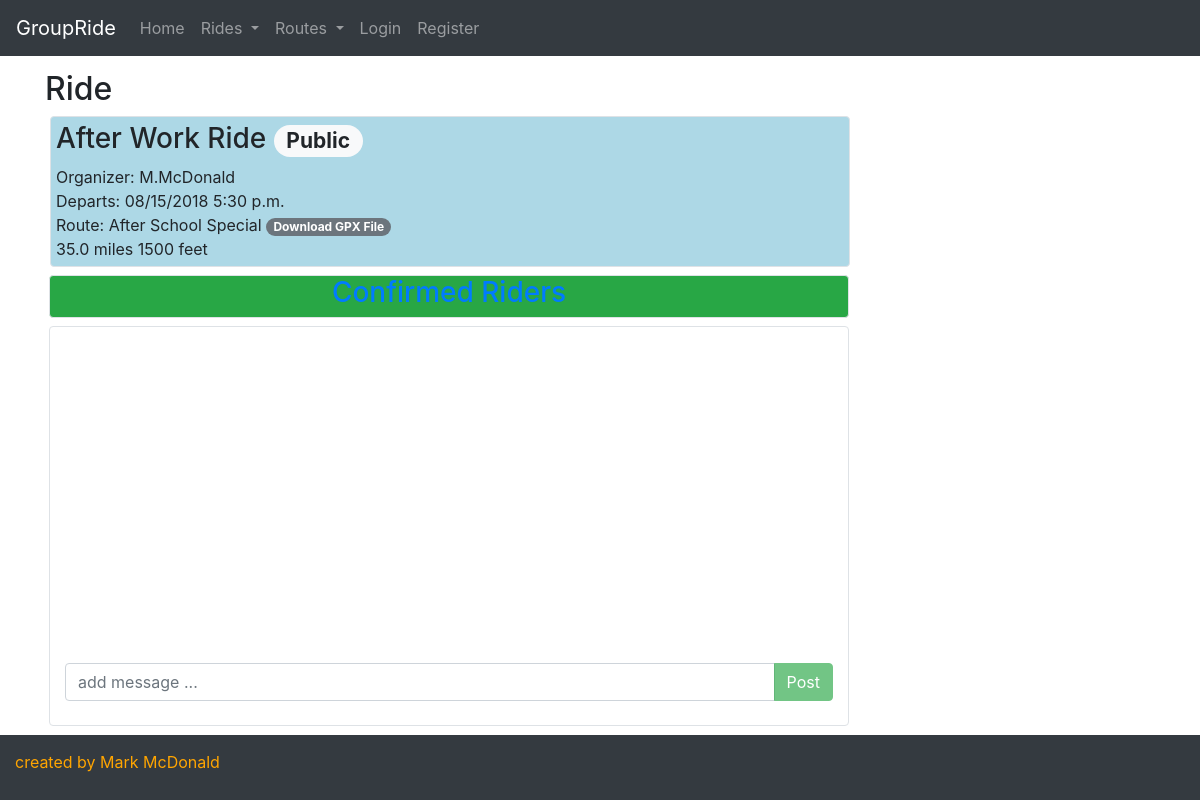
Screenshot of /ride/23 with the database file from the repository.
### groupride/models.py (models this page shows, shortened)
class Ride(models.Model):
    created_by = models.ForeignKey(User, on_delete = models.SET_NULL, blank = True, null = True, related_name = "created_rides")
    created_on = models.DateTimeField(auto_now_add = True, editable = False, blank = False)
    ride_name = models.CharField(max_length = 256, blank = True, null = True)
    ride_date = models.DateTimeField(editable = True, blank = False, null = False)
    private = models.BooleanField(default = False)
    route = models.ForeignKey(Route, on_delete = models.SET_NULL, blank = True, null = True, related_name = "rides")
    confirmed_riders = models.ManyToManyField(User, related_name = "confirmed_ride")
    invited_riders = models.ManyToManyField(User, related_name = "invited_ride")
    comments = models.ManyToManyField(Comment, blank = True)

class Route(models.Model):
    created_by = models.ForeignKey(User, on_delete = models.SET_NULL, blank = True, null = True, related_name = "created_routes")
    created_on = models.DateTimeField(auto_now_add = True, editable = False, blank = False)
    route_name = models.CharField(max_length = 256, blank = True, null = True)
    miles = models.DecimalField(max_digits = 6, decimal_places = 1, blank = True, null = True)
    vertical_feet = models.IntegerField(blank = True, null = True)
    origin = models.CharField(max_length = 64, blank = True, null = True)
    reviews = models.ManyToManyField(Review, blank = True)
    gpxfile = models.FileField(blank = True, null = True)

### groupride/views.py (the view)
# urls.py: path("ride/<int:ride_id>", views.ride, name="ride"),
def ride(request,ride_id):
    ride = Ride.objects.get(pk = ride_id)
    context = {
        "ride": ride,
    }
    return render(request, "groupride/ride.html", context)

### groupride/templates/groupride/ride.html (shortened to what this page needs)
{% extends 'groupride/template.html' %}
{% block body %}
  <div class="container">
    <h2>Ride</h2>
    {% if ride.private is True and user not in ride.invited_riders.all %}
      <div class="alert alert-danger">This is a private ride.</div>
      <script>
        var early_exit = true;
      </script>
    {% else %}
      <div class="ride_header border rounded" style="min-width: 20rem; max-width: 50rem">
        <div>
          <h3>{{ride.ride_name}}
            {% if ride.private is True %}
              <span class="badge badge-pill badge-warning">Private</span>
            {% else %}
              <span class="badge badge-pill badge-light">Public</span>
            {% endif %}
          </h3>
          <div>Organizer: {{ride.created_by.first_name|slice:":1" }}.{{ride.created_by.last_name}} </div>
        </div>
        <div>
          <span class="">Departs: {{ ride.ride_date|date:"SHORT_DATE_FORMAT" }} {{ ride.ride_date|time:"TIME_FORMAT" }} </span>
        </div>
        <div>Route: {{ride.route.route_name}}
          {% if ride.route.gpxfile %}
          <a href={{ride.route.gpxfile}} download>
            <span class="badge badge-pill badge-secondary">Download GPX File</span>
          </a>
          {% endif %}
        </div>
        <div>
          <span class="">{{ride.route.miles}} miles </span>
          <span class="">{{ride.route.vertical_feet}} feet</span>
        </div>
      </div>
      <a class="" data-toggle="collapse" href="#confirmed_block" style="text-align: center; vertical-align: middle;">
        <div id="confirmed" class="container border bg-success rounded ml-1 mr-0 my-2" style="min-width: 20rem; max-width: 50rem">
          <h3>Confirmed Riders</h3>
        </div>
      </a>
      <div class="container border border rounded py-2 ml-1 mr-0" style="min-width: 20rem; max-width: 50rem">
        <div id="post_listing" class="container mb-2" style="overflow: scroll; height:40vh;"></div>
        <div class="row">
          <div class="col align-self-end">
            <div id="frm_add_post">
              <div class="input-group mb-3">
                <input type="text" id="txt_add_post" class="form-control" placeholder="add message ... ">
                <div class="input-group-append">
                  <button type="button" id="btn_add_post" class="btn btn-success" disabled=true>Post</button>
                </div>
              </div>
            </div>
          </div>
        </div>
      </div>
    {% endif %}
  </div>
{% endblock %}

### groupride/static/groupride/styles.css (style rules this page uses)
body { margin-top: 70px; margin-bottom: 7vh; }
.ride_header { padding: 5px; margin: 5px; background-color: lightblue; }

### rows the page displays
Ride: ride_name "After Work Ride", created_by.first_name "M", created_by.last_name "McDonald", ride_date "08/15/2018", ride_date "5:30 p.m.", route.route_name "After School Special", route.miles "35.0", route.vertical_feet "1500"
